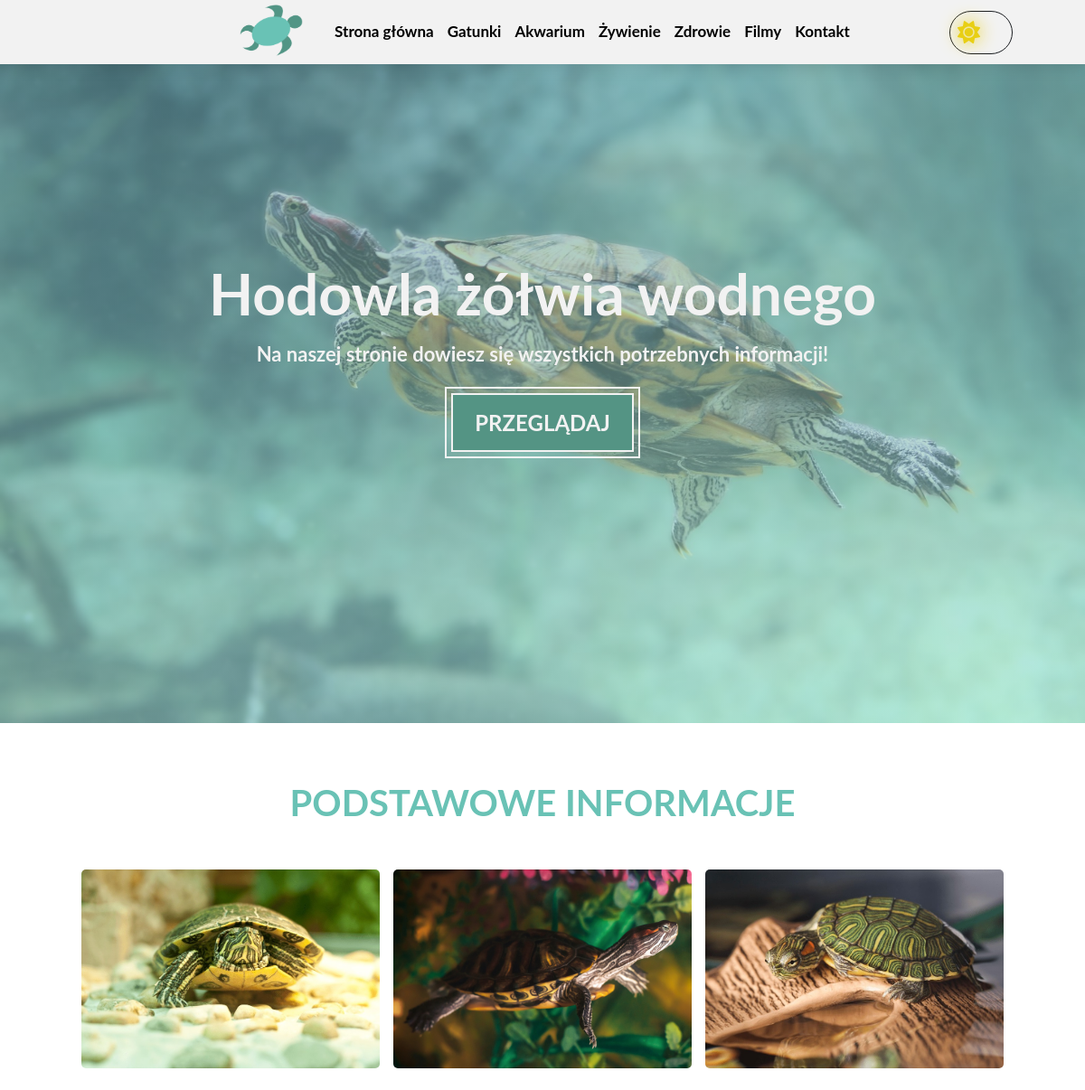
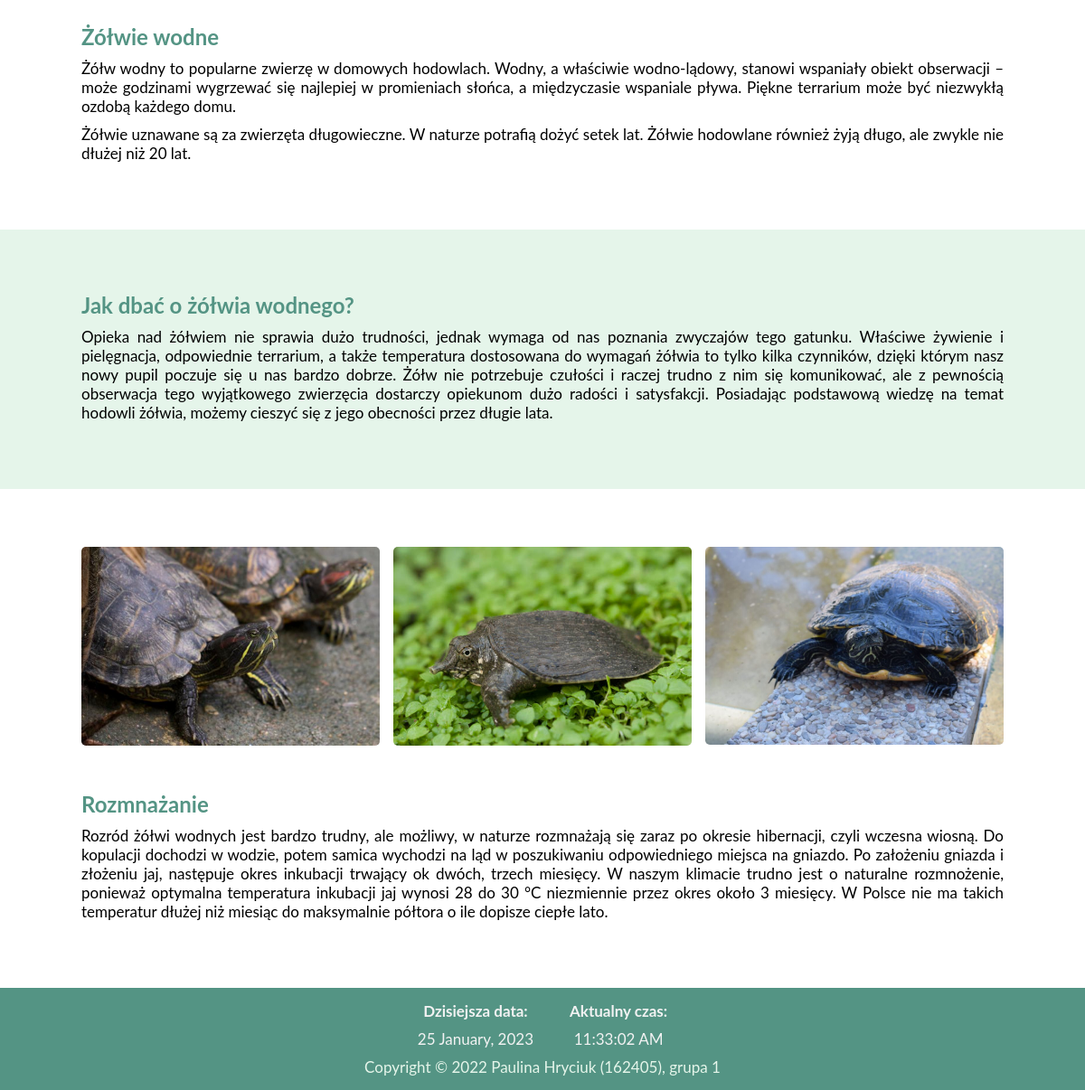
The page / on the database its author committed (2 pictures, top to bottom).
### tables this page shows
CREATE TABLE `page_list` (
  `id` int NOT NULL,
  `page_title` varchar(255) NOT NULL,
  `page_content` text NOT NULL,
  `alias` varchar(20) NOT NULL,
  `status` tinyint(1) NOT NULL DEFAULT '1'
);

### showPage.php (called while the page is built, shortened)
<?php
require_once('./cfg.php');
function showPage($id) {
    global $conn;
    if (!$id)
        $id = "glowna";
    $id_clear = htmlspecialchars($id);
    $query = "SELECT * FROM page_list WHERE alias='$id_clear' LIMIT 1";
    $result = mysqli_query($conn, $query);
    $row = mysqli_fetch_assoc($result);
    if (empty($row['alias']) || $row['status'] == 0) {
        $web = '<div class="section-center">
                    <div class="main-header">
                        <h1 style="margin-bottom: 5px;">Podstrona nie istnieje</h1>
                    </div>
                </div>';
    }
    else {
        $web = $row['page_content'];
    }
    return $web;
}
?>

### index.php (the view, shortened to what this page needs)
<!DOCTYPE html>
<html lang="en">
<head>
    <?php
    require_once('showPage.php');
    ?> | Hodowla żółwia wodnego</title>
  <link rel="stylesheet" href="./css/style.css" />
  <link rel="stylesheet" href="./css/icons/css/all.css" />
</head>
<body onload="startClock()">
<?php
  $theme = '<input type="checkbox" name="theme" id="theme"';
  if (isset($_SESSION['theme']) && $_SESSION['theme'] == 'on') {
    $theme .= ' checked />
      <label for="theme">
        <i class="fa-solid fa-moon"></i>
        <i class="fa-solid fa-sun"></i>
      </label>';
  }
  else {
    $theme .= '/>
      <label for="theme">
        <i class="fa-solid fa-moon"></i>
        <i class="fa-solid fa-sun"></i>
      </label>';
  }
  echo $theme;
  ?>
  <header class="header">
    <a href="./index.php">
      <img src="./images/logo.png" alt="Logo" class="logo" />
    </a>
    <nav>
      <ul class="menu">
        <?php
        global $conn;
        $query = "SELECT * FROM page_list ORDER BY 'id' DESC LIMIT 100";
        $result = mysqli_query($conn, $query);
        while ($row = mysqli_fetch_assoc($result)) {
          if ($row['status'] == 1) {
          echo '<li><a href="./index.php?id=' . $row['alias'] . '" class="menu-item">' . $row['page_title'] . '</a></li>';
          }
        }
        ?>
      </ul>
    </nav>
  </header>
  <div class="banner">
    <h1>Hodowla żółwia wodnego</h1>
    <p>
      Na naszej stronie dowiesz się wszystkich potrzebnych informacji!
    </p>
    <a href="#start" class="banner-btn">Przeglądaj</a>
  </div>
  <?php
  if ($_GET['id'] == 'kontakt') {
    $page = '<section class="section">
                <div class="form section-center">' . showPage($_GET['id']);
    if (isset($_POST['send'])) {
        $page .= sendMail();
    }
    $page .= '</div>
            </section>';
  }
  else {
    $page = showPage($_GET['id']);
  }
  echo $page;
  ?>
  <footer class="footer">
    <div id="datetime">
      <div>
        <p>Dzisiejsza data:</p>
        <div id="date"></div>
      </div>
      <div>
        <p>Aktualny czas:</p>
        <div id="time"></div>
      </div>
    </div>
    <p class="highlight"> Copyright &copy; 2022
        <?php
        $author = 'Paulina Hryciuk';
        $index = '162405';
        $group = '1';
        echo $author . ' (' . $index . '), grupa ' . $group;
        ?>
    </p>
  </footer>
</body>
</html>

### css/style.css (style rules this page uses)
:root { --dark-green: #549484; --green: #69c2b5; --light-green: #e5f5ea; --black: #1a1d21; --white: #f2f2f2; --dm-green: #2a4a42; --font: "Lato", sans-serif; --spacing: 2px; --radius: 5px; --shadow: 0 5px 15px rgba(0, 0, 0, 0.1); --transition: all 0.3s linear; }
html { scroll-behavior: smooth; }
* { margin: 0; padding: 0; box-sizing: border-box; font-family: var(--font); font-size: 17px; }
h2 { margin: 5px 0; font-size: 24px; letter-spacing: var(---spacing); color: var(--dark-green); transition: var(--transition); }
p { margin: 10px 0; text-align: justify; transition: var(--transition); }
a { text-decoration: none; }
img { width: 100%; object-fit: cover; border-radius: var(--radius); }
.section-center { margin: 0 auto; padding: 64px 0; width: 85vw; max-width: 1170px; }
.header { width: 100vw; position: fixed; top: 0; display: flex; justify-content: center; align-items: center; gap: 30px; background: var(--white); box-shadow: var(--shadow); transition: var(--transition); }
.logo { width: 80px; padding: 5px; transition: all 0.5s ease-in-out; }
.menu { display: flex; justify-content: space-evenly; align-items: center; gap: 15px; font-size: 17px; font-weight: bold; list-style: none; }
.menu a { color: black; transition: var(--transition); }
.menu-item:after { margin: 0 auto; width: 0; height: 0; display: block; position: relative; bottom: -1px; content: ""; border-bottom: 2px solid var(--dark-green); transition: all 280ms ease-in-out; visibility: hidden; }
.banner { height: 100vh; display: flex; flex-direction: column; justify-content: center; align-items: center; color: var(--white); background: linear-gradient( rgba(102, 147, 146, 0.6) 0%, rgba(167, 221, 206, 0.6) 100% ), url(../images/banner.jpg) center/cover no-repeat; }
.banner h1 { margin: 5px 15px; font-size: 64px; letter-spacing: var(---spacing); }
.banner p { font-size: 22px; font-weight: bold; }
.banner-btn { margin: 20px 0; padding: 16px 24px; font-size: 24px; font-weight: bold; text-transform: uppercase; color: var(--white); background: var(--dark-green); border: 2px solid var(--white); outline: 2px solid var(--white); outline-offset: 5px; transition: var(--transition); }
.section { transition: var(--transition); }
.section:nth-child(odd) { background: var(--light-green); transition: var(--transition); }
.main-header h1 { margin-bottom: 50px; font-size: 40px; text-align: center; text-transform: uppercase; color: var(--green); transition: var(--transition); }
.section-text { width: 50%; display: inline; }
.triple-img { margin-bottom: 50px; display: grid; grid-template-columns: repeat(3, 1fr); gap: 15px; }
.footer { padding: 5px; color: var(--white); background: var(--dark-green); clear: both; }
.footer p { text-align: center; }
.highlight { color: var(--light-green); }
#datetime { display: flex; justify-content: center; gap: 40px; text-align: center; }
#datetime p { font-weight: bold; }

### css/theme_switch.css (style rules this page uses)
label[for="theme"] { padding: 10px; position: fixed; top: 12px; right: 80px; z-index: 1; border: 1px solid var(--black); border-radius: 30px; cursor: pointer; transition: var(--transition); }
.fa-sun { font-size: 25px; color: #e8cf14; text-shadow: 0 0 20px #e8cf14; transform: translateX(-25px); transition: var(--transition); }

### rows shown on the page
page_list: page_title "Strona główna", page_content "PODSTAWOWE INFORMACJE Żółwie wodne Żółw wodny to popularne zwierzę w domowych hodowlach. Wodny, a właściwie wodno-lądowy, stanowi wspaniały obiekt obserwacji – może godzinami wygrzewać się najlepiej w promieniach słońca, a międzyczasie wspaniale pływa. Piękne terrarium może być niezwykłą ozdobą każdego domu. Żółwie uznawane są za zwierzęta długowieczne. W naturze potrafią dożyć setek lat. Żółwie hodowlane również żyją długo, ale zwykle nie dłużej niż 20 lat. Jak dbać o żółwia wodnego? Opieka nad żółwiem nie sprawia dużo trudności, jednak wymaga od nas poznania zwyczajów tego gatunku. Właściwe żywienie i pielęgnacja, odpowiednie terrarium, a także temperatura dostosowana do wymagań żółwia to…", page_content (picture)
page_list: page_title "Gatunki"
page_list: page_title "Akwarium"
page_list: page_title "Żywienie"
page_list: page_title "Zdrowie"
page_list: page_title "Filmy"
page_list: page_title "Kontakt"

### other values the page prints
$author "Paulina Hryciuk"
$index "162405"
$group "1"
